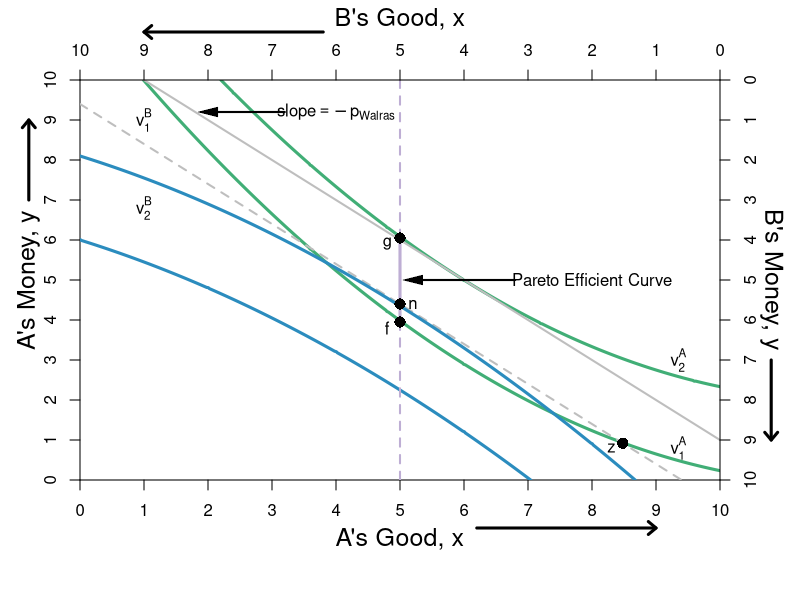

This chart was generated by the following R code:
require(shape)
pdf(file = "what_can_markets_do/edgeworthbox_qql_asym.pdf", width = 9, height = 7)

#Set parameters for graphics
axislabelsize <- 1.5
labelsize <- 1.2
graphlinewidth <- 3
segmentlinewidth <- 2

COL <- c("#7fc97f", "#beaed4", "#fdc086", "#ffff99", "#386cb0", "#f0027f", "#bf5b17", "#666666")
COLA <- c("#99d8c9","#66c2a4","#41ae76", "#238b45", "#005824")
COLB <- c("#4eb3d3", "#2b8cbe", "#0868ac","#084081")

par(mar =  c(6, 4, 4, 4))

uA <- function(x, y, rmax = 2, xmax = 12) {
  y + rmax*x - (1/2)*(rmax/xmax)*x^2
}

uB <- function(x, y, rmax = 1.5, xmax = 15) {
  (10 - y) + rmax*(10 - x) - (1/2)*(rmax/xmax)*(10 - x)^2
}

WalrasP <- function(x, intercept = 9) {
  intercept - x
}

xlims <- c(0, 10)
ylims <- c(0, 10)

npts <- 501 
x <- seq(xlims[1], xlims[2], length.out = npts)
y <- seq(ylims[1], ylims[2], length.out = npts) 
a <- c(11.9, 14)
b <- c(11.9, 14)

#B's value when at A's bliss point
#0.35*log(5.88) + 0.35*log(8.88) + 0.5*log(10 - 5.88) + 0.5*log(15 - 8.88) 

#B's bliss point x = 4.11765; y = 6.17647
#A's value when at A's bliss point
#0.5*log(4.11765) + 0.5*log(6.17647) + 0.35*log(10 - 4.11765) + 0.35*log(15 - 6.17647) 


plot(0, 0, xlim = xlims, ylim = ylims, type = "n",
     xlab = expression(paste("")),
     ylab = expression(paste("")), 
     xaxt = "n", 
     yaxt = "n", 
     cex.lab = axislabelsize, 
     bty = "n",
     xaxs="i", 
     yaxs="i")

ticksy <- seq(from = 0, to = 10, by = 1)
ylabels <- seq(from = 0, to = 10, by = 1)
ticksx <- seq(from = 0, to = 10, by = 1)
xlabels <- seq(from = 0, to = 10, by = 1)
axis(1, at = ticksx, pos = 0, labels = xlabels)
axis(2, at = ticksy, pos = 0, labels = ylabels, las = 0)

contour(x, y, 
        outer(x, y, uA),
        drawlabels = FALSE,
        col = COLA[3],
        lwd = graphlinewidth,
        levels = a, 
        xaxs="i", 
        yaxs="i", 
        add = TRUE) 

mtext("A's Good, x", side=1, line = 2.5, cex = axislabelsize)
text(-0.8, 0.5*ylims[2], expression(paste("A's Money, y")), xpd = TRUE, cex = axislabelsize, srt = 90) 

xx1 <- seq(xlims[1], xlims[2], length.out = npts)

#Add arrows:
arrows(-0.8, 7, -0.8, 9, xpd = TRUE, length=0.1,angle=40,lwd=3)
arrows(6.2, -1.2, 9, -1.2, xpd = TRUE, length=0.1,angle=40,lwd=3)

lines(xx1, WalrasP(xx1, intercept = 11), col = "gray", lwd = segmentlinewidth)
lines(xx1, WalrasP(xx1, intercept = 9.4), col = "gray", lwd = segmentlinewidth, lty = 2)

contour(x, y, 
        outer(x, y, uB),
        drawlabels = FALSE,
        col = COLB[2],
        lwd = graphlinewidth,
        levels = b, 
        add = TRUE
) 

segments(5, 3.95, 5, 6.05, lty = 1, col = COL[2] , lwd = graphlinewidth)
segments(5, 0, 5, 3.95, col = COL[2] , lwd = segmentlinewidth, lty = 2)
segments(5, 6.05, 5, 10, col = COL[2] , lwd = segmentlinewidth, lty = 2)

#Label the PEC
text(8, 5, expression("Pareto Efficient Curve"))
Arrows(6.8, 5, 5.2, 5, col = "black", lty = 1, lwd = 2, arr.type = "triangle", arr.lwd = 0.5)

#Label the walrasian P
text(4, 9.2, expression(slope == -p[Walras] ))
Arrows(3.2, 9.2, 2, 9.2, col = "black", lty = 1, lwd = 2, arr.type = "triangle", arr.lwd = 0.5)


#Label the iso-welfare functions for the HG, Aisha
text(9.35, 0.8, expression(v[1]^A))
text(9.35, 3, expression(v[2]^A))

#Label the indifference curves for the HG, Betty
text(1, 9, expression(v[1]^B))
text(1, 6.8, expression(v[2]^B))
#text(2.6, 8.1, expression(v[3]^B))
#text(3.4, 6.9, expression(v[4]^B))

#Label point i. 
points(5, 3.95, pch = 16, col = "black", cex = 1.5)
text(4.8, 3.8, expression(paste(f)))

points(5, 4.4, pch = 16, col = "black", cex = 1.5)
text(5.2, 4.4, expression(paste(n)))


points(5, 6.05, pch = 16, col = "black", cex = 1.5)
text(4.8, 5.9, expression(paste(g)))

#Initial Allocations
points(x = 8.48, y = 0.92, pch = 16, col = "black", cex = 1.5)
text(8.3, 0.8, expression(paste(z)))

# points(x = 8.5, y = 2.5, pch = 16, col = "black", cex = 1.5)
# text(8.3, 2.3, expression(paste(z)))



par(new = TRUE)

#Use the same x and ylims as previously, but with locations switched
xlims2 <- c(10, 0)
ylims2 <- c(10, 0)

#Leave the ylab and xlab blank to ensure no axes titles
plot(0, 0, xlim = xlims2, ylim = ylims2, type = "n",
     xlab = expression(paste("")),
     ylab = expression(paste("")),
     xaxt = "n", 
     yaxt = "n", 
     cex.lab = 1.3, 
     bty = "n",
     xaxs="i", 
     yaxs="i")

#Set up axes at sides 3 and 4 (top and right)
axis(side = 3, at = ticksx, pos = 0, labels = xlabels)
axis(side = 4, at = ticksy, pos = 0, labels = ylabels, las = 0)
mtext("B's Good, x", side=3, line = 2.5, cex = axislabelsize)
text(-0.8, 0.5*ylims[2], expression(paste("B's Money, y")), xpd = TRUE, cex = axislabelsize, srt = 270) 

#Add arrows:
arrows(-0.8, 7, -0.8, 9, xpd = TRUE, length=0.1,angle=40,lwd=3)
arrows(6.2, -1.2, 9, -1.2, xpd = TRUE, length=0.1,angle=40,lwd=3)


#Customize ticks and labels for the plot
#ticksy <- seq(from = 0, to = 15, by = 1)
#ylabels <- seq(from = 0, to = 15, by = 1)
#ticksx <- seq(from = 0, to = 10, by = 1)
#xlabels <- seq(from = 0, to = 10, by = 1)
#axis(1, at = ticksx, pos = 0, labels = xlabels)
#axis(2, at = ticksy, pos = 0, labels = ylabels, las = 0)

dev.off()

